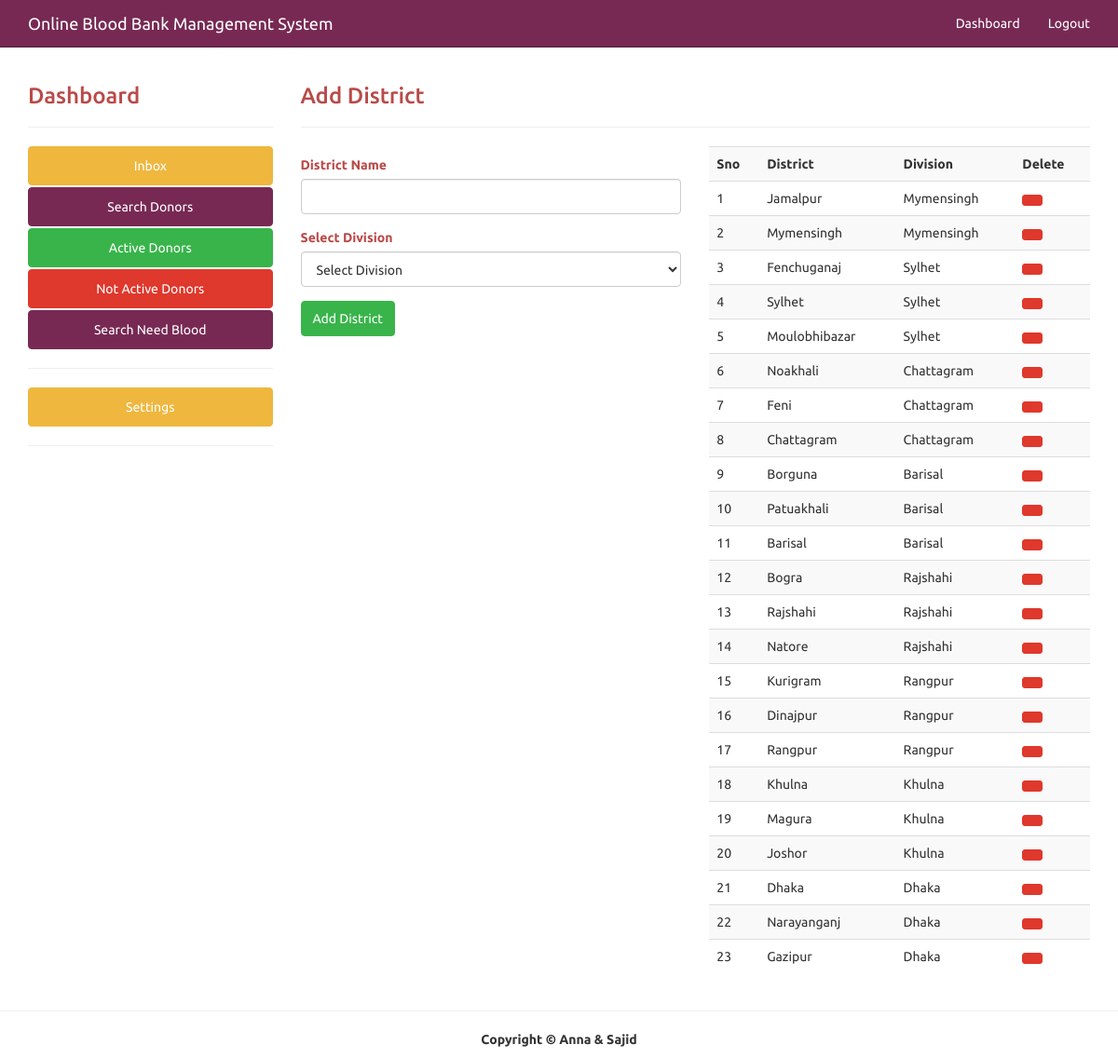
The page /admin_district.php (signed in) on the database its author committed.
### tables this page shows
CREATE TABLE `district` (
  `DISTRICT_ID` int(11) NOT NULL,
  `DIVISION_ID` int(11) NOT NULL,
  `DISTRICT_NAME` varchar(150) NOT NULL
);

CREATE TABLE `division` (
  `DIVISION_ID` int(11) NOT NULL,
  `DIVISION_NAME` varchar(150) NOT NULL,
  `COUNTRY_ID` int(11) NOT NULL
);

### admin_district.php (the view, shortened to what this page needs)
<?php
include("config.php");
?>
<!DOCTYPE html>
<html lang="en">
	<head>
			<?php include("admin_head.php");?>
	</head>
	<body>
<?php include("admin_topnav.php"); ?>
<div class="container" style="margin-top:70px;">
	<div class="row">
		<div class="col-sm-3">
			<?php include("admin_side_nav.php");?>
		</div>
		<div class="col-sm-9" >
			<h3 class='text-danger'> Add District </h3><hr>
			<div class="row">
				<div class="col-md-6">
					<form role="form" action="admin_district.php" method="post">
						<div class="form-group text-danger">
							<label for="district">District Name</label>
							<input id="district" required type="text" class="form-control" name="districtname">
						</div>
						<div class="form-group text-danger">
							<label for="division">Select Division</label>
							<select name="divisionname" required class="form-control">
								<option value="">Select Division</option>
							</select>
						</div>
						<div class="form-group">
							<input type="submit" class="btn btn-success" name='district_submit' value="Add District">
						</div>
					</form>
				</div>
				<div class="col-md-6">
					<?php
						$sql="Select district.DISTRICT_NAME, DIVISION.DIVISION_NAME, district.DISTRICT_ID
From division Inner Join
  district On district.DIVISION_ID = division.DIVISION_ID  ORDER BY district.DISTRICT_ID DESC  LIMIT 0,25";
						$result=$con->query($sql);
						if($result->num_rows>0)
						{
								echo "<table class='table table-striped' >";
									echo "<tr>
											<th>Sno</th>
											<th>District</th>
											<th>Division</th>
											<th>Delete</th>
										</tr>";
										$i=0;
										while($row=$result->fetch_assoc())
										{
											$i++;
											echo"<tr>";
												echo "<td>$i</td>";
												echo "<td>".$row["DISTRICT_NAME"]."</td>";
												echo "<td>".$row["DIVISION_NAME"]."</td>";
												echo "<td><a href='admin_del_district.php?id=".$row["DISTRICT_ID"]."' class='btn btn-danger btn-sm'><i class='fa fa-trash'></i></a></td>";
											echo"</tr>";
										}
								echo "</table>";
						}
					?>
				</div>
			</div>
		</div>
	</div>
</div>
   <hr>
	 <?php include("admin_footer.php"); ?>
	</body>
</html>

### rows shown on the page
district: DISTRICT_NAME "Jamalpur", DIVISION_ID.DIVISION_NAME "Mymensingh"
district: DISTRICT_NAME "Mymensingh", DIVISION_ID.DIVISION_NAME "Mymensingh"
district: DISTRICT_NAME "Fenchuganaj", DIVISION_ID.DIVISION_NAME "Sylhet"
district: DISTRICT_NAME "Sylhet", DIVISION_ID.DIVISION_NAME "Sylhet"
district: DISTRICT_NAME "Moulobhibazar", DIVISION_ID.DIVISION_NAME "Sylhet"
district: DISTRICT_NAME "Noakhali", DIVISION_ID.DIVISION_NAME "Chattagram"
district: DISTRICT_NAME "Feni", DIVISION_ID.DIVISION_NAME "Chattagram"
district: DISTRICT_NAME "Chattagram", DIVISION_ID.DIVISION_NAME "Chattagram"
district: DISTRICT_NAME "Borguna", DIVISION_ID.DIVISION_NAME "Barisal"
district: DISTRICT_NAME "Patuakhali", DIVISION_ID.DIVISION_NAME "Barisal"
district: DISTRICT_NAME "Barisal", DIVISION_ID.DIVISION_NAME "Barisal"
district: DISTRICT_NAME "Bogra", DIVISION_ID.DIVISION_NAME "Rajshahi"
district: DISTRICT_NAME "Rajshahi", DIVISION_ID.DIVISION_NAME "Rajshahi"
district: DISTRICT_NAME "Natore", DIVISION_ID.DIVISION_NAME "Rajshahi"
district: DISTRICT_NAME "Kurigram", DIVISION_ID.DIVISION_NAME "Rangpur"
district: DISTRICT_NAME "Dinajpur", DIVISION_ID.DIVISION_NAME "Rangpur"
district: DISTRICT_NAME "Rangpur", DIVISION_ID.DIVISION_NAME "Rangpur"
district: DISTRICT_NAME "Khulna", DIVISION_ID.DIVISION_NAME "Khulna"
district: DISTRICT_NAME "Magura", DIVISION_ID.DIVISION_NAME "Khulna"
district: DISTRICT_NAME "Joshor", DIVISION_ID.DIVISION_NAME "Khulna"
district: DISTRICT_NAME "Dhaka", DIVISION_ID.DIVISION_NAME "Dhaka"
district: DISTRICT_NAME "Narayanganj", DIVISION_ID.DIVISION_NAME "Dhaka"
district: DISTRICT_NAME "Gazipur", DIVISION_ID.DIVISION_NAME "Dhaka"
